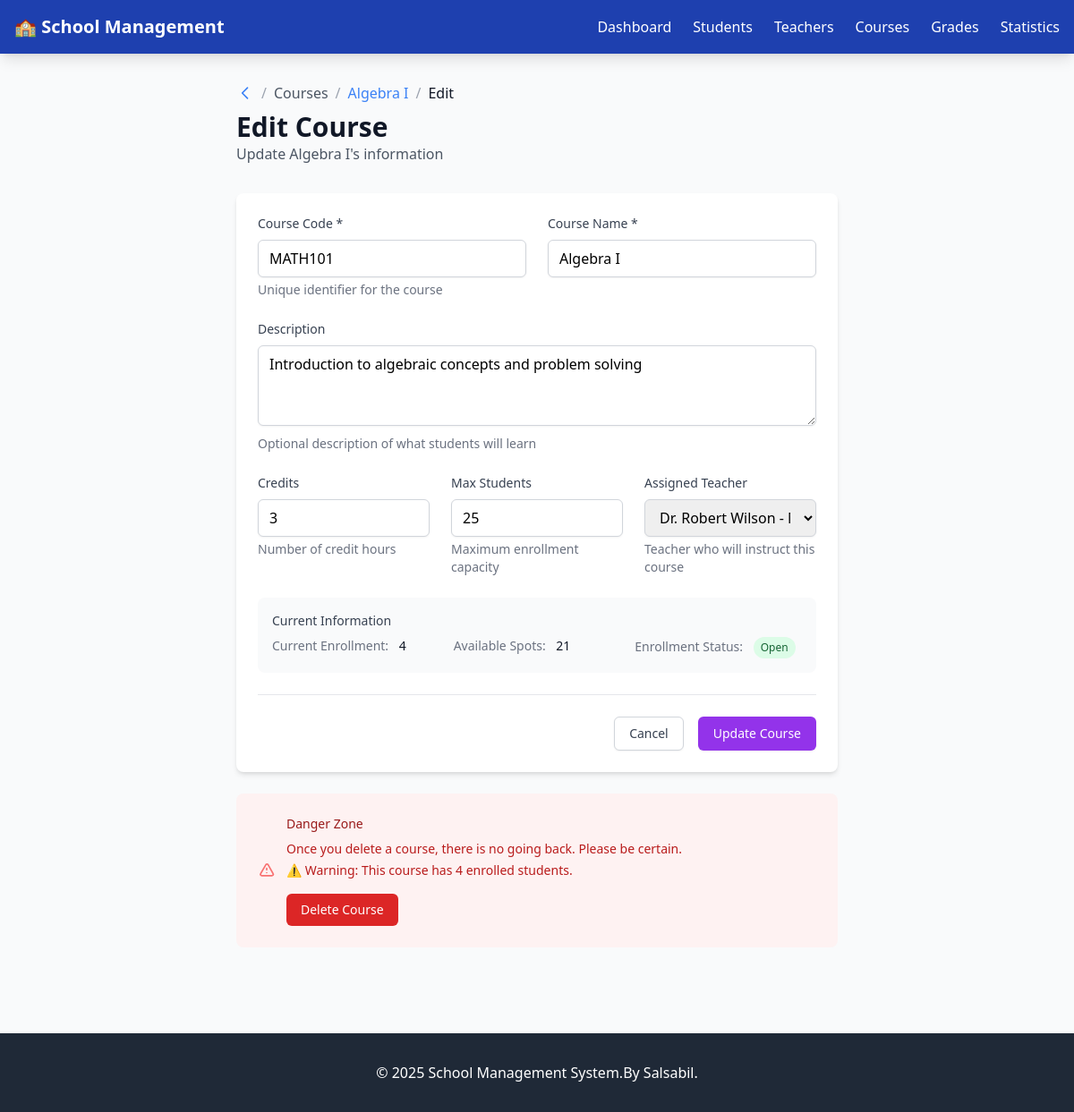
The app's page /courses/1/edit with its own data.
### models/your_model.py (models this page shows, shortened)
class Course(db.Model):
    __tablename__ = 'courses'
    id = db.Column(db.Integer, primary_key=True)
    course_code = db.Column(db.String(20), unique=True, nullable=False)
    course_name = db.Column(db.String(100), nullable=False)
    description = db.Column(db.Text)
    credits = db.Column(db.Integer, default=1)
    max_students = db.Column(db.Integer, default=30)
    teacher_id = db.Column(db.Integer, db.ForeignKey('teachers.id', ondelete='SET NULL'), nullable=True)
    enrollments = db.relationship('Enrollment', backref='course', lazy=True, cascade='all, delete-orphan')
    grades = db.relationship('Grade', backref='course', lazy=True, cascade='all, delete-orphan')
    @property
    def current_enrollment(self):
        return len(self.enrollments)
    @property
    def available_spots(self):
        return max(0, self.max_students - self.current_enrollment)

class Teacher(db.Model):
    __tablename__ = 'teachers'
    id = db.Column(db.Integer, primary_key=True)
    teacher_id = db.Column(db.String(10), unique=True, nullable=False)
    first_name = db.Column(db.String(50), nullable=False)
    last_name = db.Column(db.String(50), nullable=False)
    email = db.Column(db.String(100), unique=True, nullable=False)
    subject_specialty = db.Column(db.String(100))
    hire_date = db.Column(db.Date, default=datetime.utcnow().date)
    status = db.Column(db.String(20), default='active')
    courses = db.relationship('Course', backref='teacher', lazy=True, cascade='all, delete-orphan')
    @property
    def full_name(self):
        return f"{self.first_name} {self.last_name}"

### index.py (the view, shortened to what this page needs)
@app.route('/courses/<int:id>/edit', methods=['GET', 'POST'])
def course_edit(id):
    course = Course.query.get_or_404(id)
    teachers = Teacher.query.all()
    return render_template('courses/edit.html', course=course, teachers=teachers)

### templates/courses/edit.html (shortened to what this page needs)
{% extends "base.html" %}
{% block content %}
<div class="max-w-2xl mx-auto">
    <div class="mb-8">
        <div class="flex items-center space-x-2 mb-2">
            <a href="{{ url_for('courses_list') }}" class="text-blue-500 hover:text-blue-600">
                <svg class="h-5 w-5" fill="none" stroke="currentColor" viewBox="0 0 24 24">
                    <path stroke-linecap="round" stroke-linejoin="round" stroke-width="2" d="M15 19l-7-7 7-7"></path>
                </svg>
            </a>
            <span class="text-gray-400">/</span>
            <span class="text-gray-600">Courses</span>
            <span class="text-gray-400">/</span>
            <a href="{{ url_for('course_details', id=course.id) }}" class="text-blue-500 hover:text-blue-600">{{ course.course_name }}</a>
            <span class="text-gray-400">/</span>
            <span class="text-gray-900 font-medium">Edit</span>
        </div>
        <h1 class="text-3xl font-bold text-gray-900">Edit Course</h1>
        <p class="text-gray-600">Update {{ course.course_name }}'s information</p>
    </div>
    <div class="bg-white rounded-lg shadow-md p-6">
        <form method="POST" class="space-y-6">
            <div class="grid grid-cols-1 md:grid-cols-2 gap-6">
                <div>
                    <label for="course_code" class="block text-sm font-medium text-gray-700 mb-2">Course Code *</label>
                    <input type="text" id="course_code" name="course_code" required
                           value="{{ course.course_code }}"
                           class="w-full px-3 py-2 border border-gray-300 rounded-md shadow-sm focus:outline-none focus:ring-2 focus:ring-purple-500 focus:border-purple-500"
                           placeholder="e.g., MATH101">
                    <p class="mt-1 text-sm text-gray-500">Unique identifier for the course</p>
                </div>
                <div>
                    <label for="course_name" class="block text-sm font-medium text-gray-700 mb-2">Course Name *</label>
                    <input type="text" id="course_name" name="course_name" required
                           value="{{ course.course_name }}"
                           class="w-full px-3 py-2 border border-gray-300 rounded-md shadow-sm focus:outline-none focus:ring-2 focus:ring-purple-500 focus:border-purple-500"
                           placeholder="e.g., Algebra I">
                </div>
            </div>
            <div>
                <label for="description" class="block text-sm font-medium text-gray-700 mb-2">Description</label>
                <textarea id="description" name="description" rows="3"
                          class="w-full px-3 py-2 border border-gray-300 rounded-md shadow-sm focus:outline-none focus:ring-2 focus:ring-purple-500 focus:border-purple-500"
                          placeholder="Brief description of the course content and objectives">{{ course.description or '' }}</textarea>
                <p class="mt-1 text-sm text-gray-500">Optional description of what students will learn</p>
            </div>
            <div class="grid grid-cols-1 md:grid-cols-3 gap-6">
                <div>
                    <label for="credits" class="block text-sm font-medium text-gray-700 mb-2">Credits</label>
                    <input type="number" id="credits" name="credits" min="1" max="6"
                           value="{{ course.credits }}"
                           class="w-full px-3 py-2 border border-gray-300 rounded-md shadow-sm focus:outline-none focus:ring-2 focus:ring-purple-500 focus:border-purple-500">
                    <p class="mt-1 text-sm text-gray-500">Number of credit hours</p>
                </div>
                <div>
                    <label for="max_students" class="block text-sm font-medium text-gray-700 mb-2">Max Students</label>
                    <input type="number" id="max_students" name="max_students" min="1" max="100"
                           value="{{ course.max_students }}"
                           class="w-full px-3 py-2 border border-gray-300 rounded-md shadow-sm focus:outline-none focus:ring-2 focus:ring-purple-500 focus:border-purple-500">
                    <p class="mt-1 text-sm text-gray-500">Maximum enrollment capacity</p>
                </div>
                <div>
                    <label for="teacher_id" class="block text-sm font-medium text-gray-700 mb-2">Assigned Teacher</label>
                    <select id="teacher_id" name="teacher_id"
                            class="w-full px-3 py-2 border border-gray-300 rounded-md shadow-sm focus:outline-none focus:ring-2 focus:ring-purple-500 focus:border-purple-500">
                        {% for teacher in teachers %}
                        <option value="{{ teacher.id }}" {% if course.teacher_id == teacher.id %}selected{% endif %}>
                            {{ teacher.full_name }} - {{ teacher.subject_specialty or 'No specialty' }}
                        </option>
                        {% endfor %}
                    </select>
                    <p class="mt-1 text-sm text-gray-500">Teacher who will instruct this course</p>
                </div>
            </div>
            <div class="bg-gray-50 rounded-lg p-4">
                <h3 class="text-sm font-medium text-gray-700 mb-2">Current Information</h3>
                <div class="grid grid-cols-1 md:grid-cols-3 gap-4 text-sm">
                    <div>
                        <span class="text-gray-500">Current Enrollment:</span>
                        <span class="ml-2 text-gray-900">{{ course.current_enrollment }}</span>
                    </div>
                    <div>
                        <span class="text-gray-500">Available Spots:</span>
                        <span class="ml-2 text-gray-900">{{ course.available_spots }}</span>
                    </div>
                    <div>
                        <span class="text-gray-500">Enrollment Status:</span>
                        <span class="ml-2 inline-flex items-center px-2 py-1 rounded-full text-xs font-medium
                            {% if course.available_spots > 0 %}bg-green-100 text-green-800
                            {% elif course.available_spots == 0 %}bg-yellow-100 text-yellow-800
                            {% else %}bg-red-100 text-red-800{% endif %}">
                            {% if course.available_spots > 0 %}Open
                            {% elif course.available_spots == 0 %}Full
                            {% else %}Overflow{% endif %}
                        </span>
                    </div>
                </div>
            </div>
            <div class="flex justify-end space-x-4 pt-6 border-t border-gray-200">
                <a href="{{ url_for('course_details', id=course.id) }}"
                   class="px-4 py-2 border border-gray-300 rounded-md shadow-sm text-sm font-medium text-gray-700 bg-white hover:bg-gray-50 focus:outline-none focus:ring-2 focus:ring-offset-2 focus:ring-purple-500">
                    Cancel
                </a>
                <button type="submit"
                        class="px-4 py-2 border border-transparent rounded-md shadow-sm text-sm font-medium text-white bg-purple-600 hover:bg-purple-700 focus:outline-none focus:ring-2 focus:ring-offset-2 focus:ring-purple-500">
                    Update Course
                </button>
            </div>
        </form>
    </div>
    <div class="bg-red-50 rounded-lg p-6 mt-6">
        <div class="flex items-center">
            <div class="flex-shrink-0">
                <svg class="h-5 w-5 text-red-400" fill="none" stroke="currentColor" viewBox="0 0 24 24">
                    <path stroke-linecap="round" stroke-linejoin="round" stroke-width="2" d="M12 9v2m0 4h.01m-6.938 4h13.856c1.54 0 2.502-1.667 1.732-2.5L13.732 4c-.77-.833-1.964-.833-2.732 0L3.732 16.5c-.77.833.192 2.5 1.732 2.5z"></path>
                </svg>
            </div>
            <div class="ml-3">
                <h3 class="text-sm font-medium text-red-800">Danger Zone</h3>
                <div class="mt-2 text-sm text-red-700">
                    <p>Once you delete a course, there is no going back. Please be certain.</p>
                    {% if course.current_enrollment > 0 %}
                    <p class="mt-1 font-medium">⚠️ Warning: This course has {{ course.current_enrollment }} enrolled students.</p>
                    {% endif %}
                </div>
                <div class="mt-4">
                    <form method="POST" action="{{ url_for('course_delete', id=course.id) }}" class="inline" onsubmit="return confirm('Are you absolutely sure you want to delete this course? This action cannot be undone.')">
                        <button type="submit" class="bg-red-600 hover:bg-red-700 text-white text-sm font-medium px-4 py-2 rounded-md transition-colors">
                            Delete Course
                        </button>
                    </form>
                </div>
            </div>
        </div>
    </div>
</div>
{% endblock %}

### records on screen
Course: course_name "Algebra I", course_code "MATH101", description "Introduction to algebraic concepts and problem solving", credits "3", max_students "25", teacher_id "Dr. Robert Wilson - Mathematics", available_spots "21"

### other values on screen
{{ course.current_enrollment }} "4"
